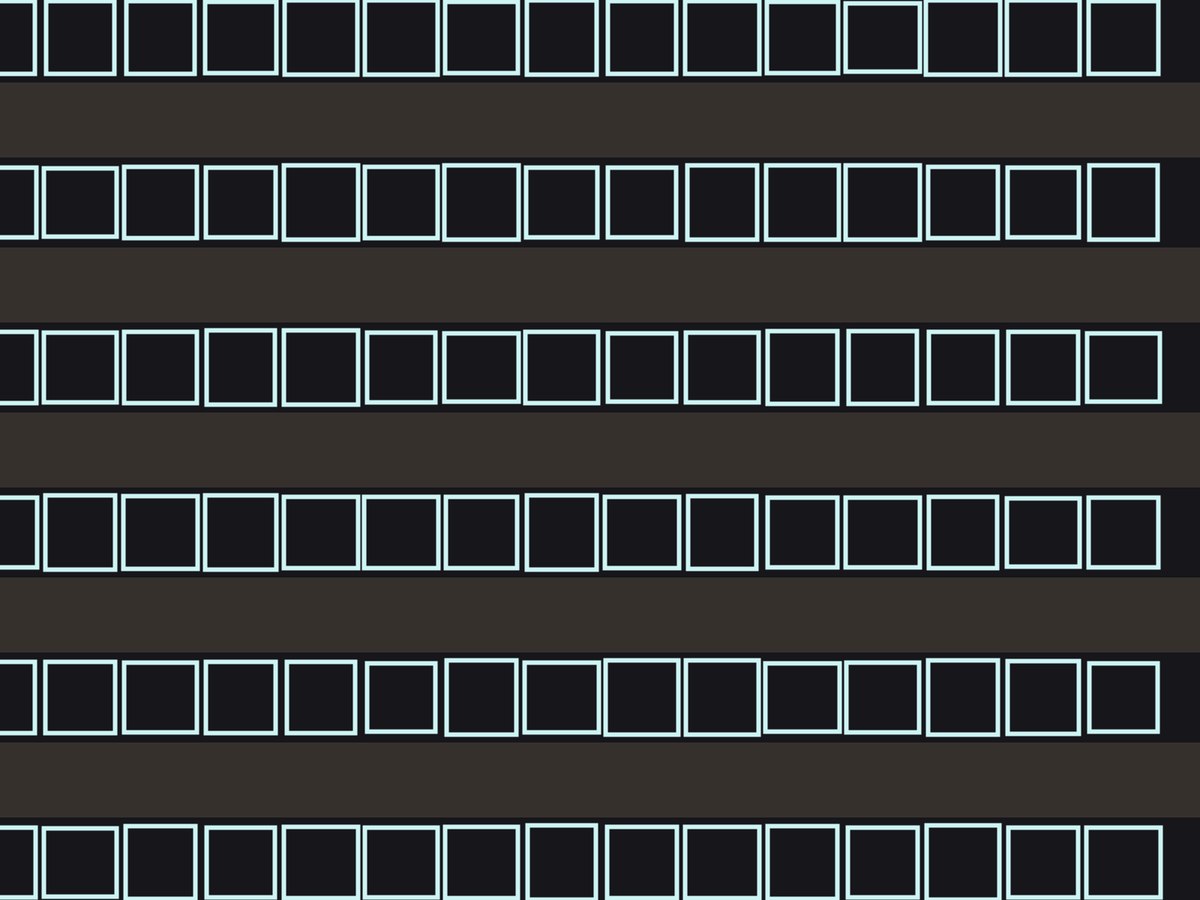
Frame 1 (no input)
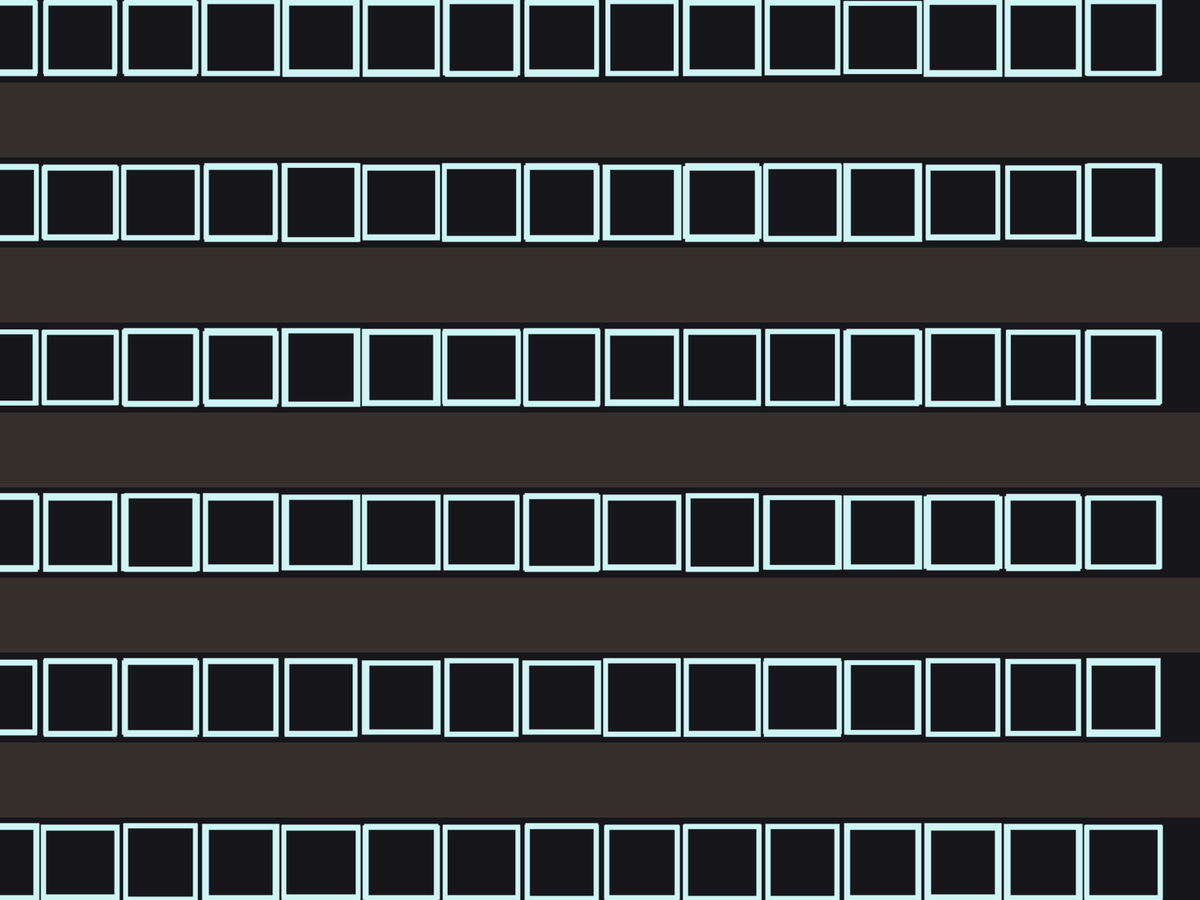
Frame 2 (the mouse pressed at the canvas centre, redrawn once)

The Processing sketch that drew these frames (run headless with seeded random() and noise(); the mouse was pressed at the canvas centre and the sketch redrawn once):

// Processing sketch: gridLines
// ── gridLines.pde
void setup(){
  fullScreen();
  //size(1200,200);
  background(#16161b);

  stroke(#CEF4F4);
  strokeWeight(2);
  noLoop();
}

int step = 40;
float x0, y0, xf, yf; 

void pattern1(){
  int pointer = 1;
  while(pointer<=width){
    x0 += step*abs(sin(radians(pointer)));
    y0 = 0;
    xf = x0;
    yf = height;

    line(x0,y0,xf,yf);
    //println(x0);
    pointer+= 10;
  }
}

void pattern2(){
  int pointer = 1;
  while(pointer<=height){
    x0 = 0;
    y0 += step*abs(sin(radians(random(pointer))));
    xf = width;
    yf = y0;

    line(x0,y0,xf,yf);
    //println(x0);
    pointer+= 10;
  }
}

int xPadding = 7;
int yPadding = 10;
float x,y;
float w,h;
float blockHeight = 100;
float jump = 2.2 * blockHeight;

void specsSquarePattern3(){
  stroke(#CEF4F4);
  strokeWeight(6);
  rectMode(CENTER);
  noFill();
}
void squarePattern3(){
  specsSquarePattern3();
  for(int j = 0; j<= height; j+=jump){
    for(int i = 0; i <= width; i+=blockHeight+xPadding){
      x = i;
      y = j + blockHeight/2;
      w = blockHeight-random(10); // these definitions are missing to get the full effect
      h = blockHeight-random(10);
      rect(x,y,w,h);
    }
  }
}

void specSeparatorPattern3(){
  fill(#36302D);
  noStroke();
  rectMode(CORNER);
}

void separatorPattern3(){
  specSeparatorPattern3();

  for(int j = 0; j<= height; j+=jump){
    x0 = 0;
    y0 = j + blockHeight+yPadding;
    w = width;
    h = blockHeight;
    rect(x0,y0,w,h);
  }
}

void pattern3(){
  squarePattern3();
  separatorPattern3();
}

void draw(){
  //pattern1();
  //pattern2();
  pattern3();

}
